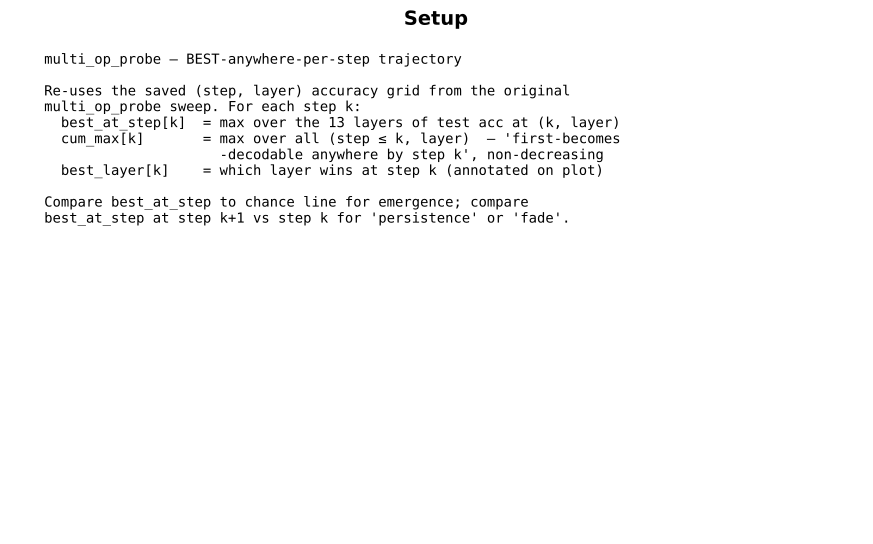

The script that saved this image:
"""Best-decodability-per-step trajectory.

Re-analyzes multi_op_probe_gsm8k.json (no new compute) to answer:
  - At each latent step k, what's the BEST any-layer accuracy at predicting
    each marker m's label? (max_l acc[k, l])
  - When does marker m FIRST become decodable somewhere (any layer up to and
    including step k)? cum_max_l_j acc[j, l] for j ≤ k.
  - Where (which layer) is marker m best read at each step?

This is a cleaner trajectory than restricting to the best layer overall —
it lets the best layer move with the step, which is more honest to the data.

Outputs: multi_op_probe_best_per_step_gsm8k.{json,pdf}
"""
from __future__ import annotations

import json
from pathlib import Path

import matplotlib.pyplot as plt
import numpy as np
from matplotlib.backends.backend_pdf import PdfPages

PD = Path(__file__).resolve().parent
IN_JSON = PD / "multi_op_probe_gsm8k.json"
OUT_JSON = PD / "multi_op_probe_best_per_step_gsm8k.json"
OUT_PDF = PD / "multi_op_probe_best_per_step_gsm8k.pdf"

PROBES = ["op", "a_ld", "c_ld"]
M_MAX = 4
CHANCE = {"op": 0.25, "a_ld": 0.10, "c_ld": 0.10}


def main():
    D = json.load(open(IN_JSON))
    acc = {p: {m: np.array(D["acc"][p][str(m)]) for m in range(1, M_MAX + 1)} for p in PROBES}
    S, L = acc["op"][1].shape

    # Compute: for each (probe, marker, step): max_l acc[step, l] + argmax layer
    best_at_step = {p: {m: np.full(S, np.nan) for m in range(1, M_MAX + 1)} for p in PROBES}
    best_at_step_layer = {p: {m: np.full(S, -1, dtype=int) for m in range(1, M_MAX + 1)} for p in PROBES}
    cum_max = {p: {m: np.full(S, np.nan) for m in range(1, M_MAX + 1)} for p in PROBES}
    for p in PROBES:
        for m in range(1, M_MAX + 1):
            G = acc[p][m]
            for k in range(S):
                row = G[k, :]
                if np.all(np.isnan(row)): continue
                best_at_step[p][m][k] = float(np.nanmax(row))
                best_at_step_layer[p][m][k] = int(np.nanargmax(row))
            # cumulative max over steps 0..k
            run = -np.inf
            for k in range(S):
                cell = np.nanmax(G[:k+1, :])
                cum_max[p][m][k] = float(cell)

    out = {
        "best_at_step": {p: {m: best_at_step[p][m].tolist() for m in range(1, M_MAX + 1)} for p in PROBES},
        "best_at_step_layer": {p: {m: best_at_step_layer[p][m].tolist() for m in range(1, M_MAX + 1)} for p in PROBES},
        "cum_max": {p: {m: cum_max[p][m].tolist() for m in range(1, M_MAX + 1)} for p in PROBES},
    }
    OUT_JSON.write_text(json.dumps(out, indent=2))
    print(f"saved {OUT_JSON}")

    with PdfPages(OUT_PDF) as pdf:
        # Page 1: setup
        fig, ax = plt.subplots(figsize=(11, 6.5))
        ax.axis("off")
        body = ("multi_op_probe — BEST-anywhere-per-step trajectory\n\n"
                "Re-uses the saved (step, layer) accuracy grid from the original\n"
                "multi_op_probe sweep. For each step k:\n"
                "  best_at_step[k]  = max over the 13 layers of test acc at (k, layer)\n"
                "  cum_max[k]       = max over all (step ≤ k, layer)  — 'first-becomes\n"
                "                     -decodable anywhere by step k', non-decreasing\n"
                "  best_layer[k]    = which layer wins at step k (annotated on plot)\n\n"
                "Compare best_at_step to chance line for emergence; compare\n"
                "best_at_step at step k+1 vs step k for 'persistence' or 'fade'.\n")
        ax.text(0.04, 0.96, body, va="top", ha="left", family="monospace", fontsize=10)
        ax.set_title("Setup", fontsize=14, fontweight="bold")
        pdf.savefig(fig, bbox_inches="tight"); plt.close(fig)

        # Page 2: best_at_step curves per probe
        fig, axes = plt.subplots(1, 3, figsize=(15, 4.8))
        for col, p in enumerate(PROBES):
            ax = axes[col]
            steps = np.arange(1, S + 1)
            for m in range(1, M_MAX + 1):
                ax.plot(steps, best_at_step[p][m], "-o",
                        label=f"m={m}", color=f"C{m-1}", lw=2)
                # annotate best layer at each step
                for k, st in enumerate(steps):
                    ly = best_at_step_layer[p][m][k]
                    if ly >= 0:
                        ax.annotate(f"L{ly}", (st, best_at_step[p][m][k] + 0.005),
                                    ha="center", fontsize=6, color=f"C{m-1}", alpha=0.7)
            ax.axhline(CHANCE[p], color="black", ls=":", alpha=0.5, label=f"chance={CHANCE[p]:.2f}")
            ax.set_xlabel("latent step"); ax.set_ylabel("max-over-layer test accuracy")
            ax.set_xticks(steps)
            ax.set_title(f"{p}: best-anywhere per step (L# = best layer at that step)",
                         fontsize=10, fontweight="bold")
            ax.legend(fontsize=8); ax.grid(alpha=0.3)
            ymax = max(best_at_step[p][m].max() for m in range(1, M_MAX + 1))
            ax.set_ylim(0, ymax + 0.07)
        fig.suptitle("Best-anywhere-per-step trajectory — at step k, "
                     "how decodable is marker m from the BEST layer at that step?",
                     fontsize=12, fontweight="bold")
        fig.tight_layout(rect=(0, 0, 1, 0.94))
        pdf.savefig(fig, bbox_inches="tight"); plt.close(fig)

        # Page 3: cumulative max — when does marker m first become decodable?
        fig, axes = plt.subplots(1, 3, figsize=(15, 4.8))
        for col, p in enumerate(PROBES):
            ax = axes[col]
            steps = np.arange(1, S + 1)
            for m in range(1, M_MAX + 1):
                ax.plot(steps, cum_max[p][m], "-s",
                        label=f"m={m}", color=f"C{m-1}", lw=2)
            ax.axhline(CHANCE[p], color="black", ls=":", alpha=0.5, label=f"chance={CHANCE[p]:.2f}")
            ax.set_xlabel("latent step ≤ k"); ax.set_ylabel("cumulative max acc (any earlier step)")
            ax.set_xticks(steps)
            ax.set_title(f"{p}: cumulative max  (when does marker m\nfirst become decodable anywhere?)",
                         fontsize=10, fontweight="bold")
            ax.legend(fontsize=8); ax.grid(alpha=0.3)
            ymax = max(cum_max[p][m].max() for m in range(1, M_MAX + 1))
            ax.set_ylim(0, ymax + 0.05)
        fig.suptitle("Cumulative max accuracy — non-decreasing across steps "
                     "(once decodable, stays decodable here)",
                     fontsize=12, fontweight="bold")
        fig.tight_layout(rect=(0, 0, 1, 0.94))
        pdf.savefig(fig, bbox_inches="tight"); plt.close(fig)

        # Page 4: persistence — best_at_step vs cum_max gap per marker per probe
        # Gap = cum_max[k] - best_at_step[k]. If marker m peaked earlier, gap > 0
        # at step k (info available somewhere but not here).
        fig, axes = plt.subplots(M_MAX, 3, figsize=(15, 11))
        for row_m, m in enumerate(range(1, M_MAX + 1)):
            for col_p, p in enumerate(PROBES):
                ax = axes[row_m, col_p]
                steps = np.arange(1, S + 1)
                ax.plot(steps, best_at_step[p][m], "-o", label="best at step k", color="C0")
                ax.plot(steps, cum_max[p][m], "--s", label="cumulative max (≤k)", color="C3", alpha=0.7)
                ax.axhline(CHANCE[p], color="black", ls=":", alpha=0.5)
                ax.set_xticks(steps); ax.set_xlabel("step", fontsize=8)
                ax.set_ylabel("acc", fontsize=8)
                # gap shading
                ax.fill_between(steps, best_at_step[p][m], cum_max[p][m],
                                where=(cum_max[p][m] > best_at_step[p][m] + 1e-6),
                                color="red", alpha=0.15, label="gap = info faded")
                ax.set_title(f"{p}, m={m}", fontsize=9, fontweight="bold")
                if row_m == 0 and col_p == 0:
                    ax.legend(fontsize=7, loc="lower right")
                ax.grid(alpha=0.3)
        fig.suptitle("Persistence vs fade — is marker m's signal as strong at step k "
                     "as the best earlier step?  (red = faded)",
                     fontsize=12, fontweight="bold")
        fig.tight_layout(rect=(0, 0, 1, 0.96))
        pdf.savefig(fig, bbox_inches="tight"); plt.close(fig)

    print(f"saved {OUT_PDF}")


if __name__ == "__main__":
    main()
